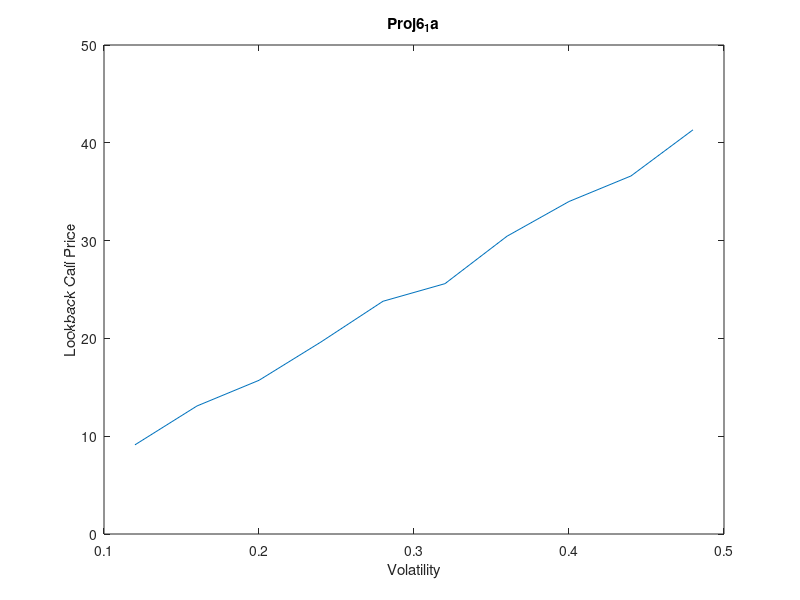
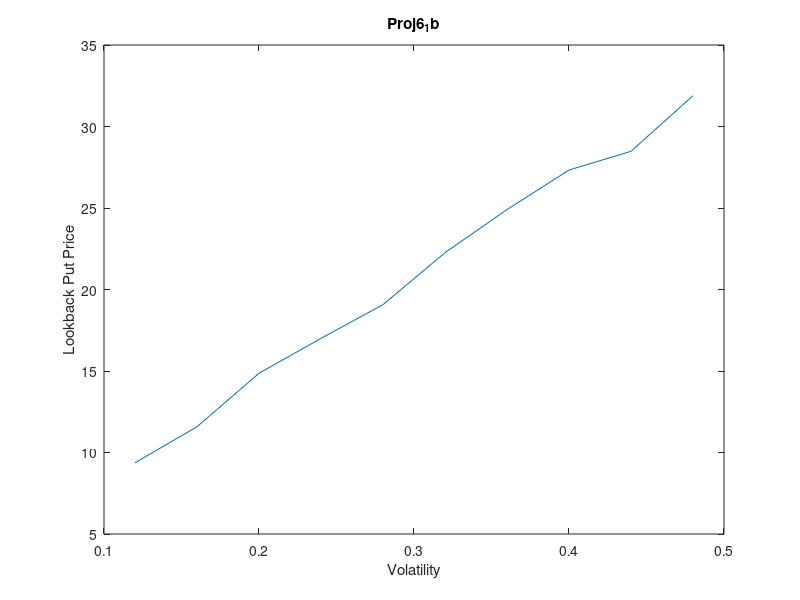

Here is the MATLAB script that generated these plots, in order: (Note: this script raises an error after producing the figures.)
%% MGMT237G Project 6 Wei Wei
%% ********************************************
% Problem 1 Fixed Strike Lookback Call and Put
mT=1;
r=0.03;
S0=98;
X=100;
sigma=0.12:0.04:0.48;
step=1000;
path=1000;

% computation
dt=mT/step;
Call=zeros(numel(sigma),1);
Put=zeros(numel(sigma),1);
for i=1:numel(sigma)
    R = exp((r-(sigma(i)^2)/2)*dt+sigma(i)*sqrt(dt)*randn(path,step));
    St =horzcat(repmat(S0,path,1),S0*cumprod(R,2));
    Max=max(St,[],2);
    Min=min(St,[],2);
    Call(i)=mean(exp(-r*mT)*max(Max-X,0));
    Put(i)=mean(exp(-r*mT)*max(X-Min,0));
end

% graph output
figure
plot(sigma,Call);
xlabel('Volatility');
ylabel('Lookback Call Price');
title('Proj6_1a');

figure
plot(sigma,Put);
xlabel('Volatility');
ylabel('Lookback Put Price');
title('Proj6_1b');

%% **********************************************
% Problem 2 Processes with Jumps, loan default pricing
%% 2(i)
lambda1=0.2;
lambda2=0.4;
T=5;
[D, Prob, Et] = p2func(lambda1, lambda2, T)
%% 2(ii)
lambda1=0.2;
lambda2=0:0.1:0.8;
T=3:1:8;
D_a=zeros(numel(T),numel(lambda2));
Prob_a=zeros(numel(T),numel(lambda2));
Et_a=zeros(numel(T),numel(lambda2));
for i=1:numel(T)
    for j=1:numel(lambda2)
        [D_a(i,j), Prob_a(i,j), Et_a(i,j)] = p2func(lambda1, lambda2(j), T(i))
    end
end
x = zeros(numel(T),numel(lambda2));
for col=1:numel(lambda2)
    x(:,col)=T;
end
y = zeros(numel(T),numel(lambda2));
for row=1:numel(T)
    y(row,:)=lambda2;
end
figure
subplot(2,2,1);
surf(x,y,D_a);
xlabel('T=3:8');
ylabel('lambda2=0:0.8');
zlabel('Default Option Value');
title('option value');
subplot(2,2,2);
surf(x,y,Prob_a);
xlabel('T=3:8');
ylabel('lambda2=0:0.8');
zlabel('default probability');
title('default probability');
subplot(2,2,3);
surf(x,y,Et_a);
xlabel('T=3:8');
ylabel('lambda2=0:0.8');
zlabel('Et');
title('Expected Exercise Time');


lambda1=0.05:0.05:0.4;
lambda2=0.4;
D_b=zeros(numel(T),numel(lambda1));
Prob_b=zeros(numel(T),numel(lambda1));
Et_b=zeros(numel(T),numel(lambda1));
for i=1:numel(T)
    for j=1:numel(lambda1)
        [D_b(i,j), Prob_b(i,j), Et_b(i,j)] = p2func(lambda1(j), lambda2, T(i))
    end
end
x = zeros(numel(T),numel(lambda1));
for col=1:numel(lambda1)
    x(:,col)=T;
end
y = zeros(numel(T),numel(lambda1));
for row=1:numel(T)
    y(row,:)=lambda1;
end
figure
subplot(2,2,1);
surf(x,y,D_b);
xlabel('T=3:8');
ylabel('lambda1=0.05:0.4');
zlabel('Default Option Value');
title('option value');
subplot(2,2,2);
surf(x,y,Prob_b);
xlabel('T=3:8');
ylabel('lambda1=0.05:0.4');
zlabel('default probability');
title('default probability');
subplot(2,2,3);
surf(x,y,Et_b);
xlabel('T=3:8');
ylabel('lambda1=0.05:0.4');
zlabel('Et');
title('Expected Exercise Time');
